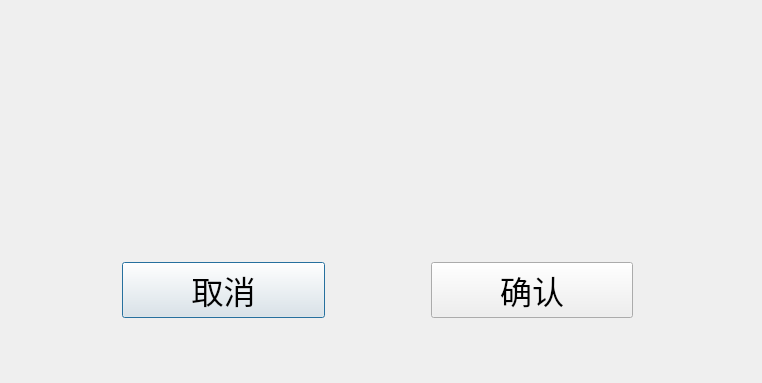
<?xml version="1.0" encoding="UTF-8"?>
<ui version="4.0">
 <class>Chargeconfirm</class>
 <widget class="QDialog" name="Chargeconfirm">
  <property name="geometry">
   <rect>
    <x>0</x>
    <y>0</y>
    <width>762</width>
    <height>383</height>
   </rect>
  </property>
  <property name="maximumSize">
   <size>
    <width>762</width>
    <height>383</height>
   </size>
  </property>
  <property name="windowTitle">
   <string>Dialog</string>
  </property>
  <widget class="QWidget" name="layoutWidget">
   <property name="geometry">
    <rect>
     <x>122</x>
     <y>250</y>
     <width>511</width>
     <height>81</height>
    </rect>
   </property>
   <layout class="QHBoxLayout" name="horizontalLayout">
    <item>
     <widget class="QPushButton" name="pushButton">
      <property name="font">
       <font>
        <family>微软雅黑 Light</family>
        <pointsize>24</pointsize>
       </font>
      </property>
      <property name="text">
       <string>取消</string>
      </property>
     </widget>
    </item>
    <item>
     <spacer name="horizontalSpacer">
      <property name="orientation">
       <enum>Qt::Horizontal</enum>
      </property>
      <property name="sizeType">
       <enum>QSizePolicy::Maximum</enum>
      </property>
      <property name="sizeHint" stdset="0">
       <size>
        <width>100</width>
        <height>50</height>
       </size>
      </property>
     </spacer>
    </item>
    <item>
     <widget class="QPushButton" name="pushButton_2">
      <property name="font">
       <font>
        <family>微软雅黑 Light</family>
        <pointsize>24</pointsize>
       </font>
      </property>
      <property name="text">
       <string>确认</string>
      </property>
     </widget>
    </item>
   </layout>
  </widget>
 </widget>
 <resources/>
 <connections/>
</ui>
